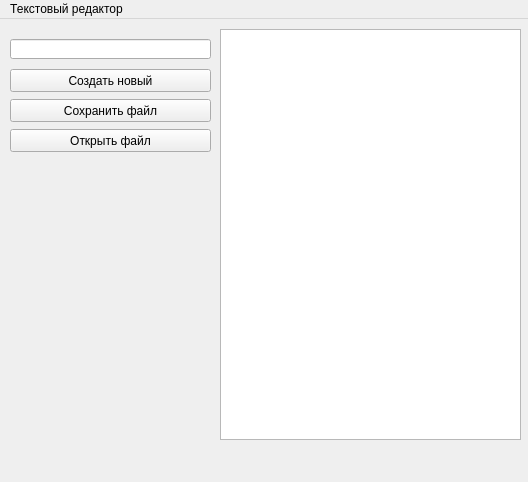
<?xml version="1.0" encoding="UTF-8"?>
<ui version="4.0">
 <class>MainWindow</class>
 <widget class="QMainWindow" name="MainWindow">
  <property name="geometry">
   <rect>
    <x>0</x>
    <y>0</y>
    <width>528</width>
    <height>482</height>
   </rect>
  </property>
  <property name="windowTitle">
   <string>MainWindow</string>
  </property>
  <widget class="QWidget" name="centralwidget">
   <widget class="QLineEdit" name="lineEdit">
    <property name="geometry">
     <rect>
      <x>10</x>
      <y>20</y>
      <width>201</width>
      <height>20</height>
     </rect>
    </property>
   </widget>
   <widget class="QPushButton" name="pushButton">
    <property name="geometry">
     <rect>
      <x>10</x>
      <y>50</y>
      <width>201</width>
      <height>23</height>
     </rect>
    </property>
    <property name="text">
     <string>Создать новый</string>
    </property>
   </widget>
   <widget class="QPushButton" name="pushButton_2">
    <property name="geometry">
     <rect>
      <x>10</x>
      <y>80</y>
      <width>201</width>
      <height>23</height>
     </rect>
    </property>
    <property name="text">
     <string>Сохранить файл</string>
    </property>
   </widget>
   <widget class="QPushButton" name="pushButton_3">
    <property name="geometry">
     <rect>
      <x>10</x>
      <y>110</y>
      <width>201</width>
      <height>23</height>
     </rect>
    </property>
    <property name="text">
     <string>Открыть файл</string>
    </property>
   </widget>
   <widget class="QTextEdit" name="textEdit">
    <property name="geometry">
     <rect>
      <x>220</x>
      <y>10</y>
      <width>301</width>
      <height>411</height>
     </rect>
    </property>
   </widget>
  </widget>
  <widget class="QMenuBar" name="menubar">
   <property name="geometry">
    <rect>
     <x>0</x>
     <y>0</y>
     <width>528</width>
     <height>22</height>
    </rect>
   </property>
   <widget class="QMenu" name="menu">
    <property name="title">
     <string>Текстовый редактор</string>
    </property>
   </widget>
   <addaction name="menu"/>
  </widget>
 </widget>
 <resources/>
 <connections/>
</ui>
